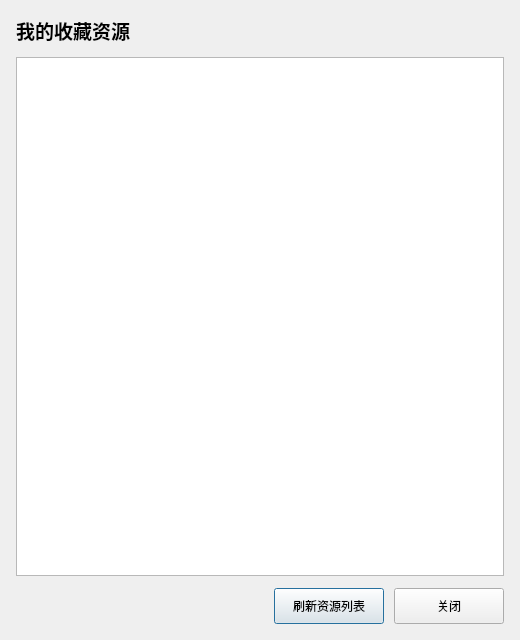
<?xml version="1.0" encoding="UTF-8"?>
<ui version="4.0">
 <class>FavoritesDialog</class>
 <widget class="QDialog" name="FavoritesDialog">
  <property name="geometry">
   <rect>
    <x>0</x>
    <y>0</y>
    <width>520</width>
    <height>640</height>
   </rect>
  </property>
  <property name="windowTitle">
   <string>我的收藏</string>
  </property>
  <layout class="QVBoxLayout" name="verticalLayoutMain">
   <property name="leftMargin">
    <number>16</number>
   </property>
   <property name="topMargin">
    <number>16</number>
   </property>
   <property name="rightMargin">
    <number>16</number>
   </property>
   <property name="bottomMargin">
    <number>16</number>
   </property>
   <property name="spacing">
    <number>12</number>
   </property>
   <item>
    <widget class="QLabel" name="labelTitle">
     <property name="font">
      <font>
       <pointsize>14</pointsize>
       <bold>true</bold>
      </font>
     </property>
     <property name="text">
      <string>我的收藏资源</string>
     </property>
     <property name="alignment">
      <set>Qt::AlignLeft|Qt::AlignVCenter</set>
     </property>
    </widget>
   </item>
   <item>
    <widget class="QListWidget" name="listWidgetFavorites">
     <property name="alternatingRowColors">
      <bool>true</bool>
     </property>
     <property name="selectionMode">
      <enum>QAbstractItemView::SingleSelection</enum>
     </property>
     <property name="uniformItemSizes">
      <bool>true</bool>
     </property>
    </widget>
   </item>
   <item>
    <layout class="QHBoxLayout" name="horizontalLayoutButtons">
     <property name="spacing">
      <number>10</number>
     </property>
     <item>
      <spacer name="horizontalSpacer">
       <property name="orientation">
        <enum>Qt::Horizontal</enum>
       </property>
       <property name="sizeHint" stdset="0">
        <size>
         <width>40</width>
         <height>20</height>
        </size>
       </property>
      </spacer>
     </item>
     <item>
      <widget class="QPushButton" name="btnRefreshFavorites">
       <property name="minimumSize">
        <size>
         <width>110</width>
         <height>36</height>
        </size>
       </property>
       <property name="text">
        <string>刷新资源列表</string>
       </property>
      </widget>
     </item>
     <item>
      <widget class="QPushButton" name="btnClose">
       <property name="minimumSize">
        <size>
         <width>110</width>
         <height>36</height>
        </size>
       </property>
       <property name="text">
        <string>关闭</string>
       </property>
      </widget>
     </item>
    </layout>
   </item>
  </layout>
 </widget>
 <resources/>
 <connections/>
</ui>
